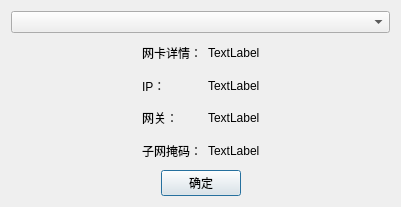
<?xml version="1.0" encoding="UTF-8"?>
<ui version="4.0">
 <class>SelectNetworkCard</class>
 <widget class="QDialog" name="SelectNetworkCard">
  <property name="geometry">
   <rect>
    <x>0</x>
    <y>0</y>
    <width>401</width>
    <height>207</height>
   </rect>
  </property>
  <property name="windowTitle">
   <string>Dialog</string>
  </property>
  <layout class="QVBoxLayout" name="verticalLayout_3" stretch="0,1,0">
   <item>
    <widget class="QComboBox" name="comboBox"/>
   </item>
   <item>
    <layout class="QHBoxLayout" name="horizontalLayout_2">
     <item>
      <spacer name="horizontalSpacer">
       <property name="orientation">
        <enum>Qt::Horizontal</enum>
       </property>
       <property name="sizeHint" stdset="0">
        <size>
         <width>40</width>
         <height>20</height>
        </size>
       </property>
      </spacer>
     </item>
     <item>
      <layout class="QVBoxLayout" name="verticalLayout">
       <item>
        <widget class="QLabel" name="label_2">
         <property name="text">
          <string>网卡详情：</string>
         </property>
        </widget>
       </item>
       <item>
        <widget class="QLabel" name="label_3">
         <property name="text">
          <string>IP：</string>
         </property>
        </widget>
       </item>
       <item>
        <widget class="QLabel" name="label_4">
         <property name="text">
          <string>网关：</string>
         </property>
        </widget>
       </item>
       <item>
        <widget class="QLabel" name="label_5">
         <property name="text">
          <string>子网掩码：</string>
         </property>
        </widget>
       </item>
      </layout>
     </item>
     <item>
      <layout class="QVBoxLayout" name="verticalLayout_2">
       <item>
        <widget class="QLabel" name="network_card_description">
         <property name="text">
          <string>TextLabel</string>
         </property>
        </widget>
       </item>
       <item>
        <widget class="QLabel" name="network_card_IP">
         <property name="text">
          <string>TextLabel</string>
         </property>
        </widget>
       </item>
       <item>
        <widget class="QLabel" name="network_card_boardcast">
         <property name="text">
          <string>TextLabel</string>
         </property>
        </widget>
       </item>
       <item>
        <widget class="QLabel" name="network_card_netmask">
         <property name="text">
          <string>TextLabel</string>
         </property>
        </widget>
       </item>
      </layout>
     </item>
     <item>
      <spacer name="horizontalSpacer_2">
       <property name="orientation">
        <enum>Qt::Horizontal</enum>
       </property>
       <property name="sizeHint" stdset="0">
        <size>
         <width>40</width>
         <height>20</height>
        </size>
       </property>
      </spacer>
     </item>
    </layout>
   </item>
   <item>
    <layout class="QHBoxLayout" name="horizontalLayout">
     <item>
      <spacer name="horizontalSpacer_3">
       <property name="orientation">
        <enum>Qt::Horizontal</enum>
       </property>
       <property name="sizeHint" stdset="0">
        <size>
         <width>40</width>
         <height>20</height>
        </size>
       </property>
      </spacer>
     </item>
     <item>
      <widget class="QPushButton" name="OK">
       <property name="text">
        <string>确定</string>
       </property>
      </widget>
     </item>
     <item>
      <spacer name="horizontalSpacer_4">
       <property name="orientation">
        <enum>Qt::Horizontal</enum>
       </property>
       <property name="sizeHint" stdset="0">
        <size>
         <width>40</width>
         <height>20</height>
        </size>
       </property>
      </spacer>
     </item>
    </layout>
   </item>
  </layout>
 </widget>
 <resources/>
 <connections>
  <connection>
   <sender>OK</sender>
   <signal>clicked()</signal>
   <receiver>SelectNetworkCard</receiver>
   <slot>close()</slot>
   <hints>
    <hint type="sourcelabel">
     <x>200</x>
     <y>185</y>
    </hint>
    <hint type="destinationlabel">
     <x>200</x>
     <y>103</y>
    </hint>
   </hints>
  </connection>
 </connections>
</ui>
